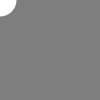
Frame 1 (no input)
Frame 60 (the mouse pressed at the canvas centre just before this capture): identical to frame 1, image omitted
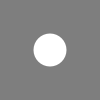
Frame 120 (the mouse held since frame 60 and released just before this capture)

The Processing sketch that drew these frames (run headless with seeded random() and noise(); from frame 60 on, the mouse is pressed at the canvas centre):

// Processing sketch: Ex_02
// ── Ex_02.pde
// Circle follows the cursor
void setup() {
  size(100, 100);
  smooth();
  noStroke();
}

void draw() {
  background(126);
  ellipse(mouseX, mouseY, 33, 33);
}
